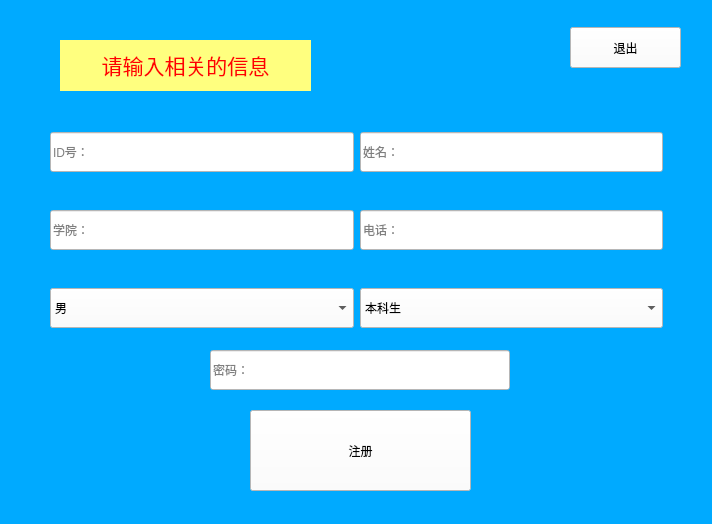
<?xml version="1.0" encoding="UTF-8"?>
<ui version="4.0">
 <class>zhuce1</class>
 <widget class="QWidget" name="zhuce1">
  <property name="geometry">
   <rect>
    <x>0</x>
    <y>0</y>
    <width>712</width>
    <height>524</height>
   </rect>
  </property>
  <property name="windowTitle">
   <string>Form</string>
  </property>
  <property name="styleSheet">
   <string notr="true">background-color: rgb(0, 170, 255);</string>
  </property>
  <widget class="QPushButton" name="pushButton">
   <property name="geometry">
    <rect>
     <x>250</x>
     <y>410</y>
     <width>221</width>
     <height>81</height>
    </rect>
   </property>
   <property name="styleSheet">
    <string notr="true">background-color: rgb(255, 255, 255);</string>
   </property>
   <property name="text">
    <string>注册</string>
   </property>
  </widget>
  <widget class="QLabel" name="label">
   <property name="geometry">
    <rect>
     <x>60</x>
     <y>40</y>
     <width>251</width>
     <height>51</height>
    </rect>
   </property>
   <property name="styleSheet">
    <string notr="true">background-color: rgb(255, 255, 127);</string>
   </property>
   <property name="text">
    <string>&lt;html&gt;&lt;head/&gt;&lt;body&gt;&lt;p&gt;&lt;span style=&quot; font-size:16pt; color:#ff0000;&quot;&gt;请输入相关的信息&lt;/span&gt;&lt;/p&gt;&lt;/body&gt;&lt;/html&gt;</string>
   </property>
   <property name="alignment">
    <set>Qt::AlignCenter</set>
   </property>
  </widget>
  <widget class="QWidget" name="layoutWidget">
   <property name="geometry">
    <rect>
     <x>50</x>
     <y>100</y>
     <width>613</width>
     <height>261</height>
    </rect>
   </property>
   <layout class="QHBoxLayout" name="horizontalLayout">
    <item>
     <layout class="QVBoxLayout" name="verticalLayout">
      <item>
       <widget class="QLineEdit" name="sm">
        <property name="minimumSize">
         <size>
          <width>300</width>
          <height>40</height>
         </size>
        </property>
        <property name="styleSheet">
         <string notr="true">background-color: rgb(255, 255, 255);</string>
        </property>
        <property name="text">
         <string/>
        </property>
        <property name="placeholderText">
         <string>ID号：</string>
        </property>
       </widget>
      </item>
      <item>
       <widget class="QLineEdit" name="xy">
        <property name="minimumSize">
         <size>
          <width>300</width>
          <height>40</height>
         </size>
        </property>
        <property name="styleSheet">
         <string notr="true">background-color: rgb(255, 255, 255);</string>
        </property>
        <property name="text">
         <string/>
        </property>
        <property name="placeholderText">
         <string>学院：</string>
        </property>
       </widget>
      </item>
      <item>
       <widget class="QComboBox" name="xb">
        <property name="minimumSize">
         <size>
          <width>300</width>
          <height>40</height>
         </size>
        </property>
        <property name="styleSheet">
         <string notr="true">background-color: rgb(255, 255, 255);</string>
        </property>
        <item>
         <property name="text">
          <string>男</string>
         </property>
        </item>
        <item>
         <property name="text">
          <string>女</string>
         </property>
        </item>
       </widget>
      </item>
     </layout>
    </item>
    <item>
     <layout class="QVBoxLayout" name="verticalLayout_2">
      <item>
       <widget class="QLineEdit" name="xm">
        <property name="minimumSize">
         <size>
          <width>300</width>
          <height>40</height>
         </size>
        </property>
        <property name="styleSheet">
         <string notr="true">background-color: rgb(255, 255, 255);</string>
        </property>
        <property name="text">
         <string/>
        </property>
        <property name="placeholderText">
         <string>姓名：</string>
        </property>
       </widget>
      </item>
      <item>
       <widget class="QLineEdit" name="dh">
        <property name="minimumSize">
         <size>
          <width>300</width>
          <height>40</height>
         </size>
        </property>
        <property name="styleSheet">
         <string notr="true">background-color: rgb(255, 255, 255);</string>
        </property>
        <property name="text">
         <string/>
        </property>
        <property name="placeholderText">
         <string>电话：</string>
        </property>
       </widget>
      </item>
      <item>
       <widget class="QComboBox" name="lx">
        <property name="minimumSize">
         <size>
          <width>300</width>
          <height>40</height>
         </size>
        </property>
        <property name="styleSheet">
         <string notr="true">background-color: rgb(255, 255, 255);</string>
        </property>
        <item>
         <property name="text">
          <string>本科生</string>
         </property>
        </item>
        <item>
         <property name="text">
          <string>研究生</string>
         </property>
        </item>
        <item>
         <property name="text">
          <string>教授</string>
         </property>
        </item>
       </widget>
      </item>
     </layout>
    </item>
   </layout>
  </widget>
  <widget class="QLineEdit" name="mm">
   <property name="geometry">
    <rect>
     <x>210</x>
     <y>350</y>
     <width>300</width>
     <height>40</height>
    </rect>
   </property>
   <property name="minimumSize">
    <size>
     <width>300</width>
     <height>40</height>
    </size>
   </property>
   <property name="styleSheet">
    <string notr="true">background-color: rgb(255, 255, 255);</string>
   </property>
   <property name="text">
    <string/>
   </property>
   <property name="placeholderText">
    <string>密码：</string>
   </property>
  </widget>
  <widget class="QPushButton" name="pushButton2">
   <property name="geometry">
    <rect>
     <x>570</x>
     <y>27</y>
     <width>111</width>
     <height>41</height>
    </rect>
   </property>
   <property name="styleSheet">
    <string notr="true">background-color: rgb(255, 255, 255);</string>
   </property>
   <property name="text">
    <string>退出</string>
   </property>
  </widget>
 </widget>
 <resources/>
 <connections/>
</ui>
